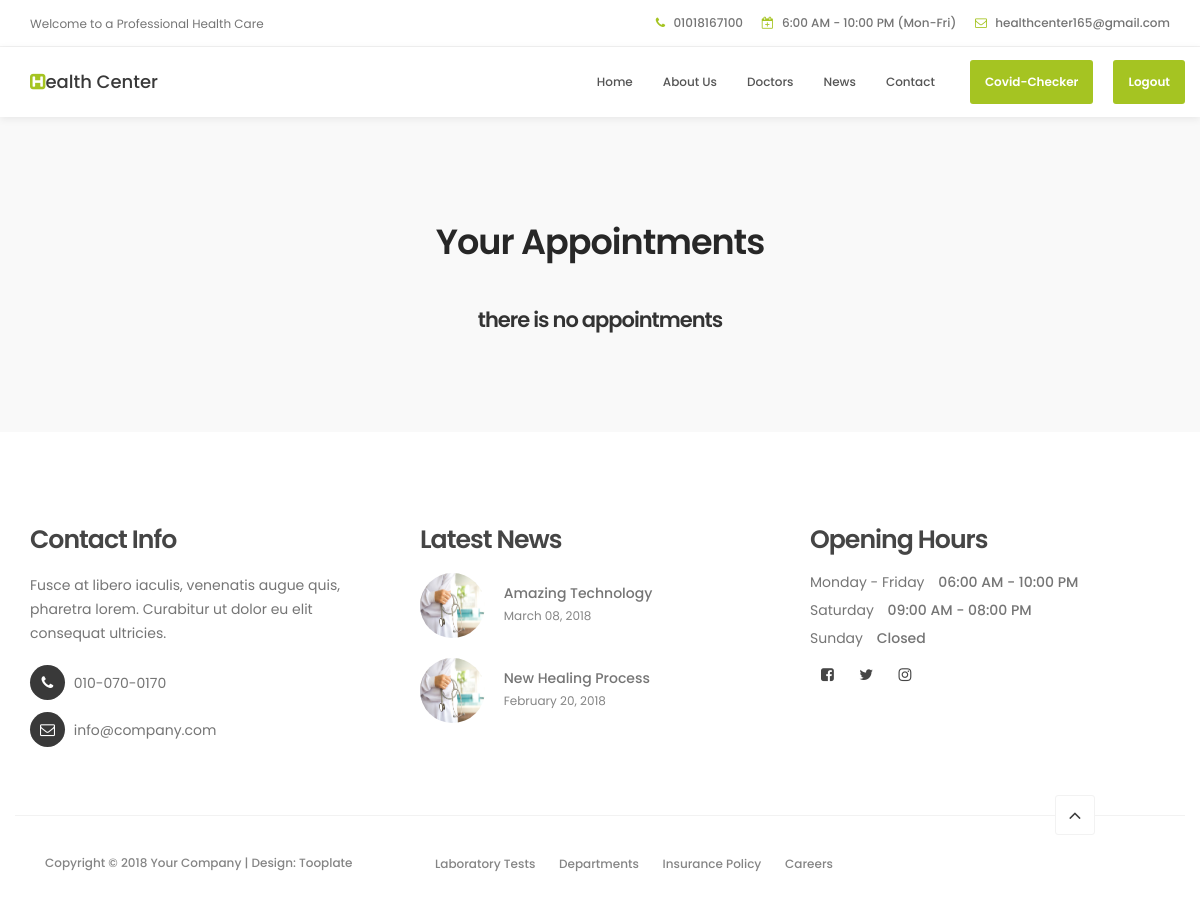
The app's page /appointments/ (signed in), older data.
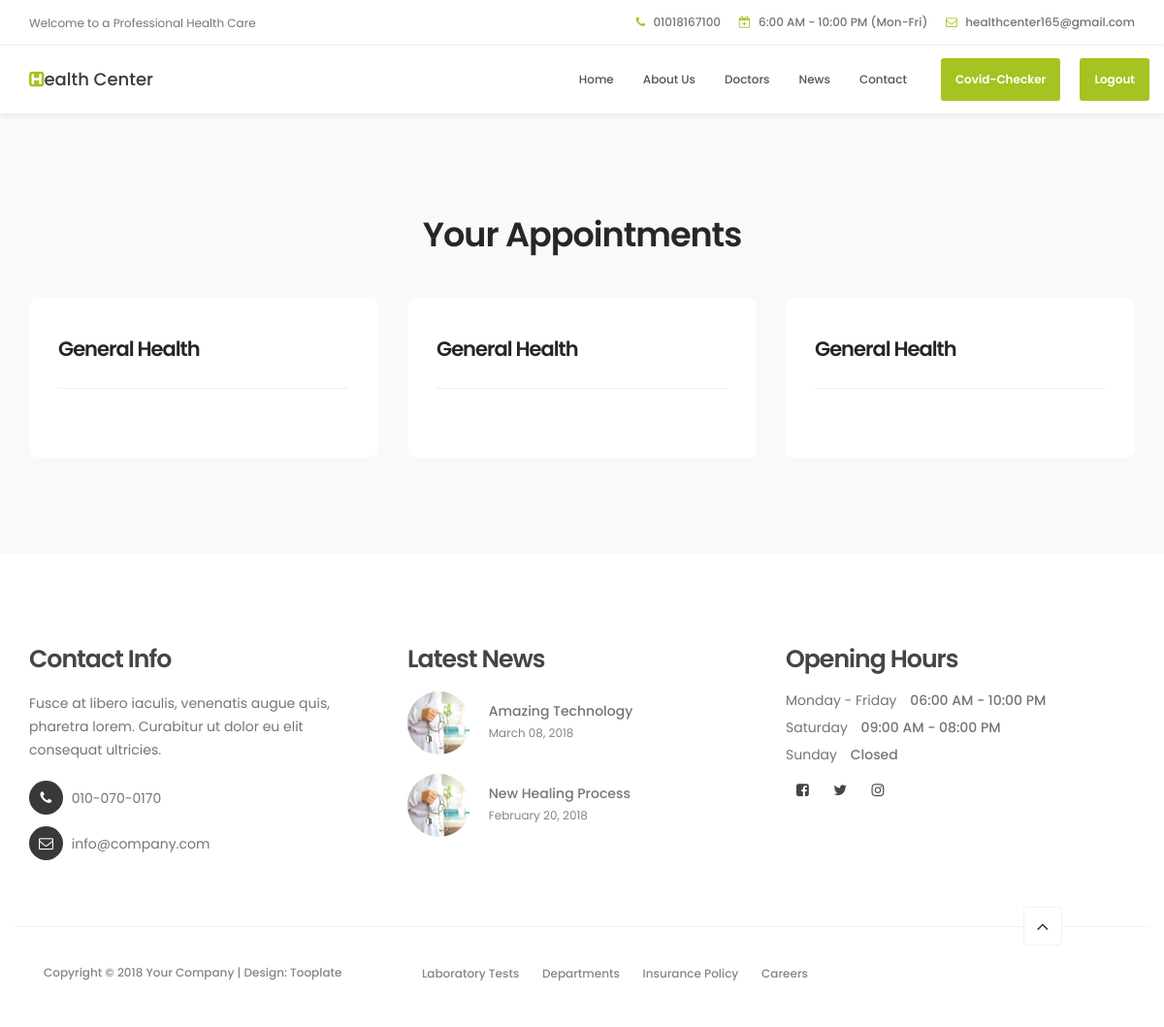
The same page, newer data.
### appointments/models.py (models this page shows, shortened)
class Appointment(models.Model):
    date = models.DateField()
    phone = models.CharField(max_length=12)
    msg = models.CharField(max_length=150, null=True, blank=True)
    patient = models.ForeignKey(
        User, on_delete=models.CASCADE
    )
    DEPARTMENTS = [
        ('General Health', 'General Health'),
        ('Cardiology', 'Cardiology'),
        ('Dental', 'Dental'),
    ]
    department = models.CharField(max_length=15, choices=DEPARTMENTS)
    def get_absolute_url(self):
        return reverse('appointment_detail', kwargs={'pk': self.pk})

### appointments/views.py (the view)
# urls.py: path('', AppointmentsList.as_view(), name='appointment_list'),
class AppointmentsList(LoginRequiredMixin, ListView):
    model = Appointment
    template_name = 'appointments/appointment_list.html'

### appointments/templates/appointments/appointment_list.html (shortened to what this page needs)
{% extends 'base.html' %}
{% block content %}
<section id="news" data-stellar-background-ratio="2.5">
    <div class="container">
        <div class="row">
            <div class="col-md-12 col-sm-12">
                <div class="section-title wow fadeInUp" data-wow-delay="0.1s">
                    <h2>Your Appointments</h2>
                </div>
            </div>
            {% if appointment_list %}
            {% for app in appointment_list %}
            {% if user.id == app.patient.id %}
            <div class="col-md-4 col-sm-6">
                <div class="news-thumb wow fadeInUp" data-wow-delay="0.4s">
                    <div class="news-info">
                        <h3><a href="{{ app.get_absolute_url }}">{{ app.department }}</a></h3>
                        <div class="author">
                        </div>
                    </div>
                </div>
            </div>
            {% endif %}
            {% endfor %}
            {% else %}
            <h3>there is no appointments</h3>
            {% endif %}
        </div>
    </div>
</section>
{% endblock content %}

Row changes from the older to the newer data that the page shows:
added Appointment: department "General Health"
added Appointment: department "General Health"
added Appointment: department "General Health"
Text that changed along with them:
text no longer shown: "there is no appointments"
